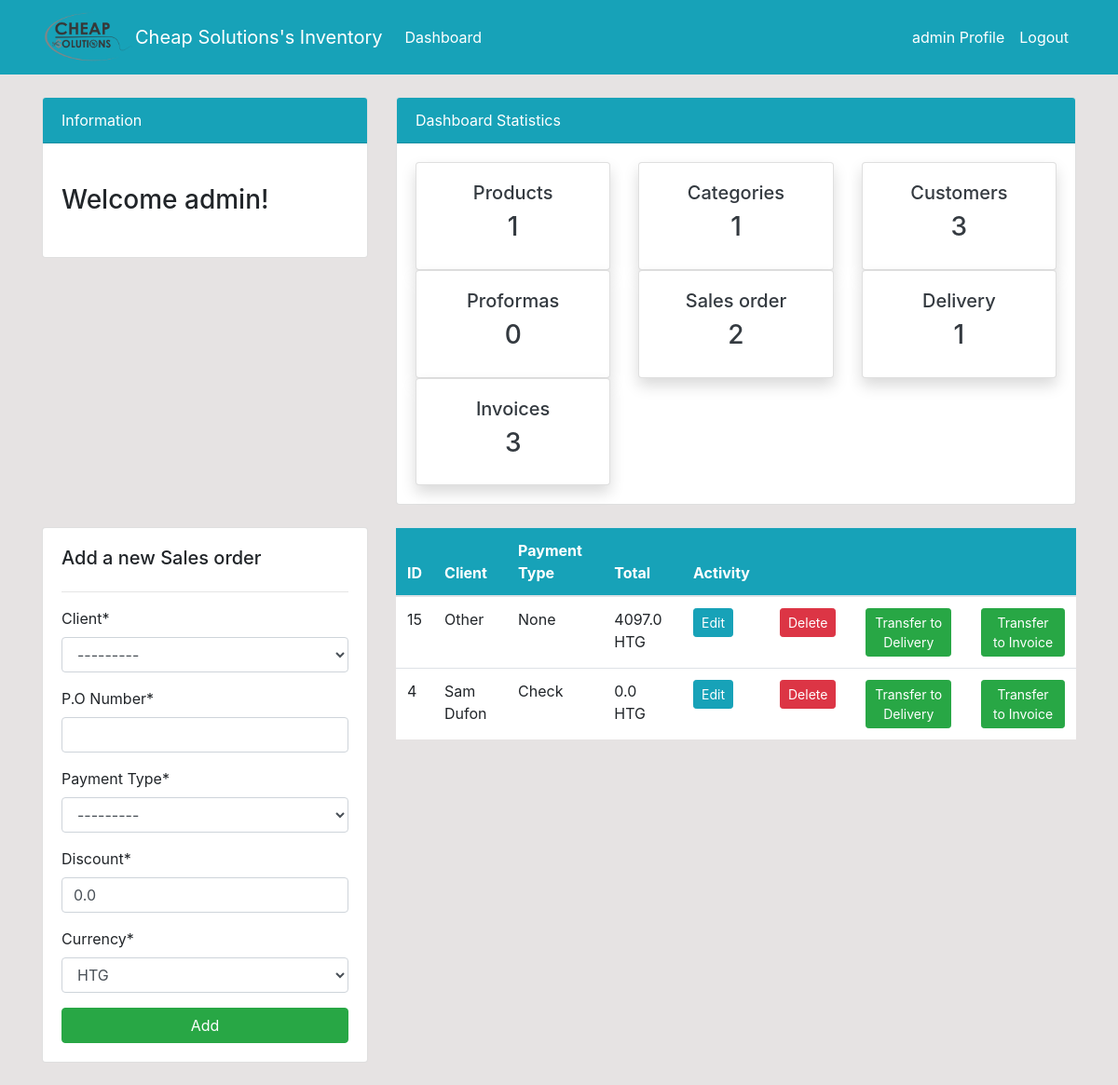
Page /salesorder/ (signed in) on the committed database.
### dashboard/models.py (models this page shows, shortened)
class Invoice(models.Model):
    Type   = models.CharField('Invoice Type',
                                   max_length = 50,
                                   choices = Invoice_Type,
                                   null = True)
    client = models.ForeignKey(Customer, on_delete=models.SET_NULL, null=True)
    name_backup = models.CharField(max_length=500, null = True)
    email_backup = models.EmailField(max_length=254, null=True)
    phone_backup = models.PositiveIntegerField(null=True)
    address_backup = models.CharField(max_length=500, null=True )
    PoNumber = models.IntegerField('P.O Number',null=True)
    PaymentType = models.CharField('Payment Type',
                                   max_length=50,
                                   choices=Payment_Type,
                                   null=True)
    Date   = models.DateTimeField('Date',
                              default=datetime.now, blank=True
                              )
    Total = models.FloatField(null=True, default = 0.0)
    discount = models.FloatField('Discount',null=True, default = 0.0)
    Balance = models.FloatField(null=True)
    currency = models.CharField(max_length=50, choices=Currency_Category,default='HTG',null=True)
    class Meta:
        ordering = ('Date',)

### dashboard/views.py (the view)
# urls.py: path('salesorder/', views.invoices_salesorder, name='dashboard-invoices-salesorder'),#salesorder
@login_required(login_url='user-login')
def invoices_salesorder(request):
    proforma = Proforma.objects.all().order_by('-id',)
    proforma_count = proforma.count()
    invoice_count = 0
    invoice = Invoice.objects.all().order_by('-id',)
    for inv in invoice:
        if inv.Type == "Invoice":
            invoice_count += 1
    invoice_salesorder_count = 0
    invoice = Invoice.objects.all().order_by('-id',)
    for inv in invoice:
        if inv.Type == "Sales Order":
            invoice_salesorder_count += 1
    invoice_delivery_count = 0
    invoice = Invoice.objects.all().order_by('-id',)
    for inv in invoice:
        if inv.Type == "Delivery":
            invoice_delivery_count += 1
    category = Category.objects.all().order_by('-id',)
    category_count = category.count()
    product = Product.objects.all().order_by('-id',)
    product_count = product.count()
    customer = Customer.objects.all()
    customer_count = customer.count()
    order = Order.objects.all().order_by('-id',)
    order_count = order.count()
    """"""
    if request.method == 'POST':
        form = InvoiceForm(request.POST)
        if request.POST.get("client"):
          custo = Customer.objects.get(id=int(request.POST.get("client")))
          request.POST._mutable = True
          request.POST['name_backup'] = custo.name
          request.POST['email_backup'] = custo.email
          request.POST['phone_backup'] = custo.phone
          request.POST['address_backup'] = custo.address
          request.POST['Type'] = "Sales Order"
        if form.is_valid():
          form.save()
          messages.success(request, f'A sales order has been added')
          return redirect('dashboard-invoices-salesorder')
    else:
       form = InvoiceForm()
    context = {
        'delivery': invoice_delivery_count,
        'salesorder': invoice_salesorder_count,
        'proforma':proforma,
        'proforma_count':proforma_count,
        'invoice': invoice,
        'invoice_count': invoice_count,
        'category': category,
        'category_count': category_count,
        'product': product,
        'form': form,
        'customer_count': customer_count,
        'product_count': product_count,
        'order_count': order_count,
    }
    return render(request, 'dashboard/invoice_sales-order.html', context)

### dashboard/forms.py
class InvoiceForm(forms.ModelForm):
  class Meta:
    model = Invoice
    fields = ['client',
                  'PoNumber',
                  'PaymentType',
                  'discount',
                  'currency',
                  'name_backup',
                  'email_backup',
                  'phone_backup',
                  'address_backup',
                  'Type',]
  def __init__(self, *args, **kwargs):
    super(InvoiceForm, self).__init__(*args, **kwargs)
    for field in self.fields:
      self.fields['name_backup'].widget = forms.HiddenInput()
      self.fields['email_backup'].widget = forms.HiddenInput()
      self.fields['phone_backup'].widget = forms.HiddenInput()
      self.fields['address_backup'].widget = forms.HiddenInput()
      self.fields['Type'].widget = forms.HiddenInput()

### dashboard/models.py (called while the page is built)
    def __str__(self):
        return '{0}'.format(self.name)

### templates/dashboard/invoice_sales-order.html (shortened to what this page needs)
{% extends 'partials/base.html' %} {% block title %}Invoices Page{% endblock %} {% load crispy_forms_tags %}
{% block content %} {% include 'partials/topside.html' %}
<div class="row my-4">
	<div class="col-md-4">
		<div class="card card-body">
			<h5>Add a new Sales order</h5>
			<hr>
			<form method="POST">
				{% csrf_token %} {{ form|crispy }}
				<input class="btn btn-success btn-block" type="submit" value="Add">
            </form>
        </div>
    </div>
    <div class="col-md-8">
        <table class="table bg-white">
            <thead class="bg-info text-white">
                <tr>
                    <th scope="col">ID</th>
                    <th scope="col">Client</th>
                    <th scope="col">Payment Type</th>
                    <th scope="col">Total</th>
                    <th scope="col">Activity</th>
                    <th scope="col"></th>
										<th scope="col"></th>
										<th scope="col"></th>
                </tr>
            </thead>
            <tbody>
                {% for invoice in invoice %}
								{% if invoice.Type == "Sales Order" %}
                <tr>
                    <td>{{ invoice.id }}</td>
                    <td>{{ invoice.name_backup }}</td>
                    <td>{{ invoice.PaymentType }}</td>
                   <td>{{ invoice.Total }} {{ invoice.currency }}</td>
                    <td>
                        <a class="btn btn-info btn-sm mr-2"
                            href="{% url 'dashboard-invoices-edit-product' invoice.id %}">Edit</a>
                    </td>
                    <td>
                      <a class="btn btn-danger btn-sm ml-2"
                            href="{% url 'dashboard-invoices-delete' invoice.id %}">Delete</a>
                    </td>
										<td>
                      <a class="btn btn-success btn-sm ml-2"
                            href="{% url 'dashboard-invoices-tranfer-delivery' invoice.id %}">Transfer to Delivery</a>
                    </td>
										<td>
                      <a class="btn btn-success btn-sm ml-2"
                            href="{% url 'dashboard-invoices-tranfer-invoice' invoice.id %}">Transfer to Invoice</a>
                    </td>
                </tr>
								{% endif %}
                {% endfor %}
            </tbody>
        </table>
    </div>
</div>
{% endblock %}

### templates/partials/nav.html (shortened to what this page needs)
{% load static %}
<nav class="navbar navbar-expand-lg navbar-info bg-info">
    <div class="container">
        <img class="img2" src="{% static '/img/Cheap solution logo.png' %}" alt="Cheap Solutions" style="width: 100%; max-width: 100px" />
        <a class="navbar-brand text-white" href="{% url 'dashboard-index' %}">Cheap Solutions's Inventory</a>
        {% if user.is_authenticated %}
        <div class="collapse navbar-collapse" id="navbarSupportedContent">
            <ul class="navbar-nav mr-auto">
                <li class="nav-item active">
                    <a class="nav-link text-white" href="{% url 'dashboard-index' %}">Dashboard </a>
                </li>
            </ul>
            <ul class="navbar-nav ml-auto">
                <li class="nav-item active">
                    <a class="nav-link text-white" href="{% url 'user-profile' %}">{{ user.username }} Profile
                        <span class="sr-only">(current)</span></a>
                </li>
                <li class="nav-item">
                    <a class="nav-link text-white" href="{% url 'user-logout' %}">Logout</a>
                </li>
            </ul>
            {% endif %}
        </div>
    </div>
</nav>

### templates/partials/topside.html
<div class="row">
    <div class="col-md-4 mt-4">
        <div class="card">
            <div class="card-header bg-info text-white">
                Information
            </div>
            <div class="card-body">
                <marquee behavior="" direction="">
                    <h3 class="my-4">Welcome {{ user.username }}!</h3>
                </marquee>
            </div>
        </div>
    </div>
    <div class="col-md-8 mt-4">
        <div class="card">
            <div class="card-header bg-info text-white">
                Dashboard Statistics
            </div>
            <div class="card-body">
                <div class="row">
                    <div class="col-md-4">
                        <a class="text-decoration-none text-dark" href="{% url 'dashboard-products' %}">
                            <div class="card my-card shadow">
                                <div class="card-body text-center">
                                    <h5>Products </h5>
                                    <h3>{{ product_count }}</h3>
                                </div>
                            </div>
                        </a>
                    </div>
                    <div class="col-md-4">
                        <a class="text-decoration-none text-dark" href="{% url 'dashboard-products-category' %}">
                            <div class="card my-card shadow">
                                <div class="card-body text-center">
                                    <h5>Categories </h5>
                                    <h3>{{ category_count }}</h3>
                                </div>
                            </div>
                        </a>
                    </div>
                     <div class="col-md-4">
                        <a class="text-decoration-none text-dark" href="{% url 'dashboard-customers' %}">
                            <div class="card my-card shadow">
                                <div class="card-body text-center">
                                    <h5>Customers</h5>
                                    <h3>{{customer_count}}</h3>
                                </div>
                            </div>
                        </a>
                    </div>
                    <div class="col-md-4">
                        <a class="text-decoration-none text-dark" href="{% url 'dashboard-proformas' %}">
                            <div class="card my-card shadow">
                                <div class="card-body text-center">
                                    <h5>Proformas </h5>
                                    <h3>{{ proforma_count }}</h3>
                                </div>
                            </div>
                        </a>
                    </div>
                    <div class="col-md-4">
                        <a class="text-decoration-none text-dark" href="{% url 'dashboard-invoices-salesorder' %}">
                            <div class="card my-card shadow">
                                <div class="card-body text-center">
                                    <h5>Sales order</h5>
                                    <h3>{{ salesorder }}</h3>
                                </div>
                            </div>
                        </a>
                    </div>
                    <div class="col-md-4">
                        <a class="text-decoration-none text-dark" href="{% url 'dashboard-invoices-delivery' %}">
                            <div class="card my-card shadow">
                                <div class="card-body text-center">
                                    <h5>Delivery</h5>
                                  <h3>{{ delivery }}</h3>
                                </div>
                            </div>
                        </a>
                    </div>
                    <div class="col-md-4">
                        <a class="text-decoration-none text-dark" href="{% url 'dashboard-invoices' %}">
                            <div class="card my-card shadow">
                                <div class="card-body text-center">
                                    <h5>Invoices </h5>
                                    <h3>{{ invoice_count }}</h3>
                                </div>
                            </div>
                        </a>
                    </div>
                </div>
            </div>
        </div>
    </div>
</div>

### static/style.css (style rules this page uses)
body { background: rgb(230, 227, 227); }

### templates/partials/nav.html (style rules this page uses)
.img2 { -webkit-filter: grayscale(100%); filter: grayscale(100%); }

### rows in the picture
Invoice: id "15", name_backup "Other", PaymentType "None", Total "4097.0", currency "HTG"
Invoice: id "4", name_backup "Sam Dufon", PaymentType "Check", Total "0.0", currency "HTG"

### other values in the picture
{{ user.username }} "admin"
{{ product_count }} "1"
{{ category_count }} "1"
{{ customer_count }} "3"
{{ proforma_count }} "0"
{{ salesorder }} "2"
{{ delivery }} "1"
{{ invoice_count }} "3"
